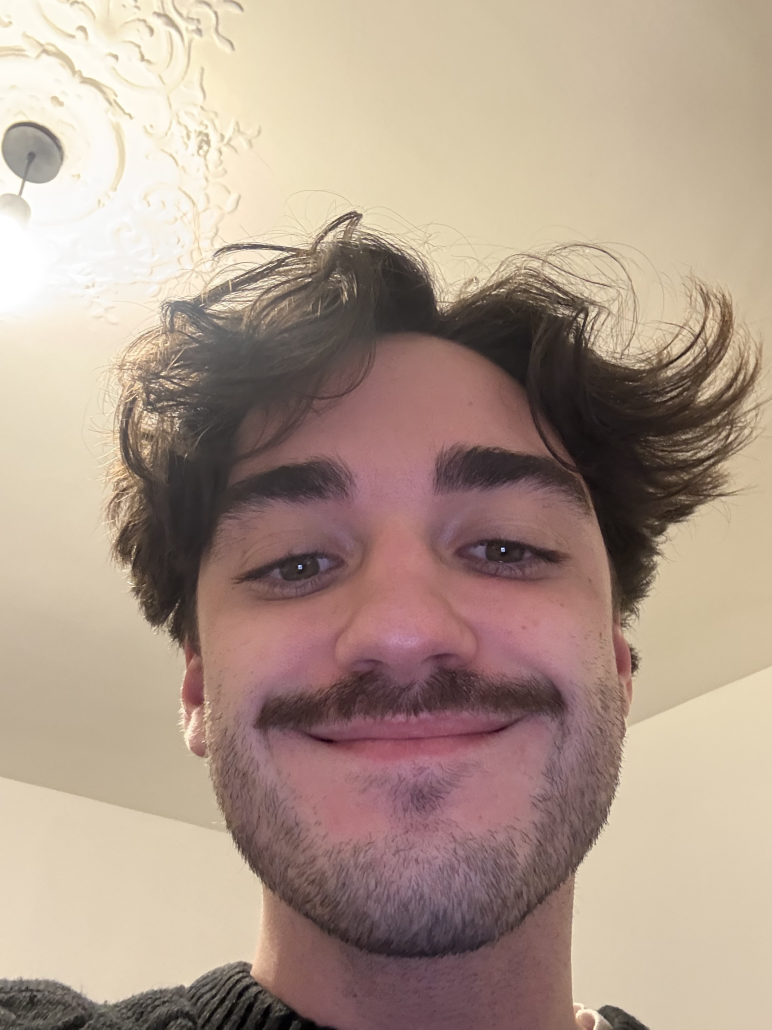
#> input picture Codes/1-DiffusionModels_TP_Projet_1_04_26/votre_image.jpeg, 2316 x 3088 px (shown at 1/3 size)
$ python degrade.py --image ../../1-DiffusionModels_TP_Projet_1_04_26/votre_image.jpeg
#> lines starting #> are read from the running program, lines starting #| are printed output that depends on the picture
"""
  python degrade.py --image photo.png --sigma_blur 1.0
"""
import argparse
import os
import numpy as np
from scipy.ndimage import gaussian_filter
from PIL import Image


def load_and_resize(path, img_size=64):
#> called with img_size = 64
    img = Image.open(path).convert('L')
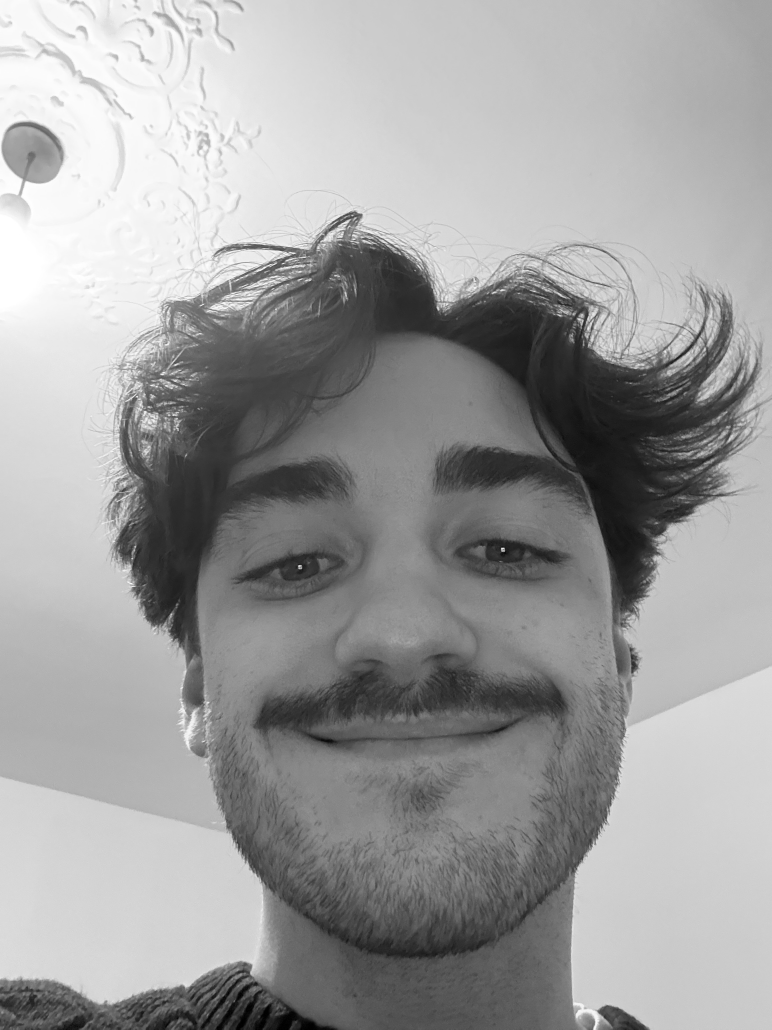
#> img: PIL image 2316x3088 L (shown at 1/3 size); min 0, max 255, mean 157.8
    img = img.resize((img_size, img_size), Image.BICUBIC)
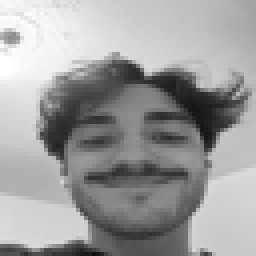
#> img: PIL image 64x64 L (shown 4 times larger); min 15, max 255, mean 157.8
    return np.array(img, dtype=np.float64) / 255.0


def blur(x, sigma):
#> called with sigma = 1
    return gaussian_filter(x, sigma=sigma, mode='wrap')
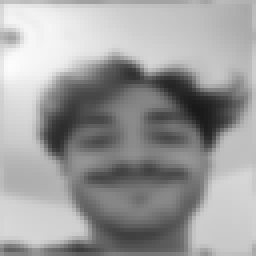
#> returned value: shape (64, 64) float64 (shown 4 times larger); min 0.0992, max 0.995, mean 0.619


def main():
    p = argparse.ArgumentParser()
    p.add_argument("--image",      type=str, required=True)
    p.add_argument("--sigma_blur", type=float, default=1.0)
    p.add_argument("--img_size",   type=int, default=64)
    p.add_argument("--output_dir", type=str, default='observations')
    args = p.parse_args()

    os.makedirs(args.output_dir, exist_ok=True)
    name = os.path.splitext(os.path.basename(args.image))[0]

    # 1. Charger et resize
    x0 = load_and_resize(args.image, args.img_size)

    # 2. Flouter (sans bruit)
    y = blur(x0, args.sigma_blur)

    # 3. Passer en [-1, 1]
    x0_11 = 2.0 * x0 - 1.0
    y_11  = 2.0 * y  - 1.0
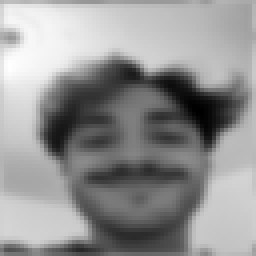
#> y_11: shape (64, 64) float64 (shown 4 times larger); min -0.802, max 0.99, mean 0.238; drawn with min black and max white

    # 4. Sauvegarder
    np.save(os.path.join(args.output_dir, f"{name}_clean.npy"), x0_11)
    np.save(os.path.join(args.output_dir, f"{name}_blur.npy"),  y_11)
    Image.fromarray((y * 255).clip(0, 255).astype(np.uint8), mode='L') \
         .save(os.path.join(args.output_dir, f"{name}_blur.png"))

    print(f"Image propre : {args.img_size}x{args.img_size}, sigma_blur = {args.sigma_blur}")
    print(f"  {args.output_dir}/{name}_clean.npy  ([-1,1])")
    print(f"  {args.output_dir}/{name}_blur.npy   ([-1,1])")
    print(f"  {args.output_dir}/{name}_blur.png")


if __name__ == "__main__":
    main()
